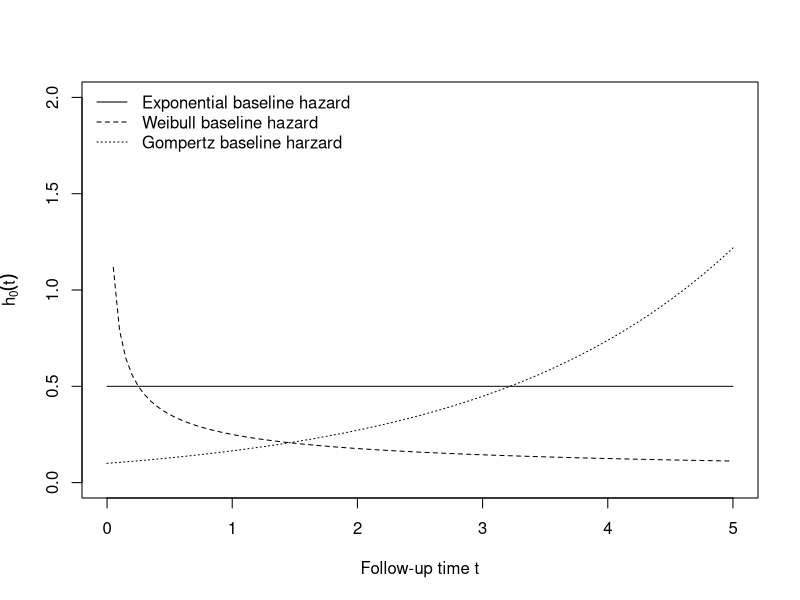
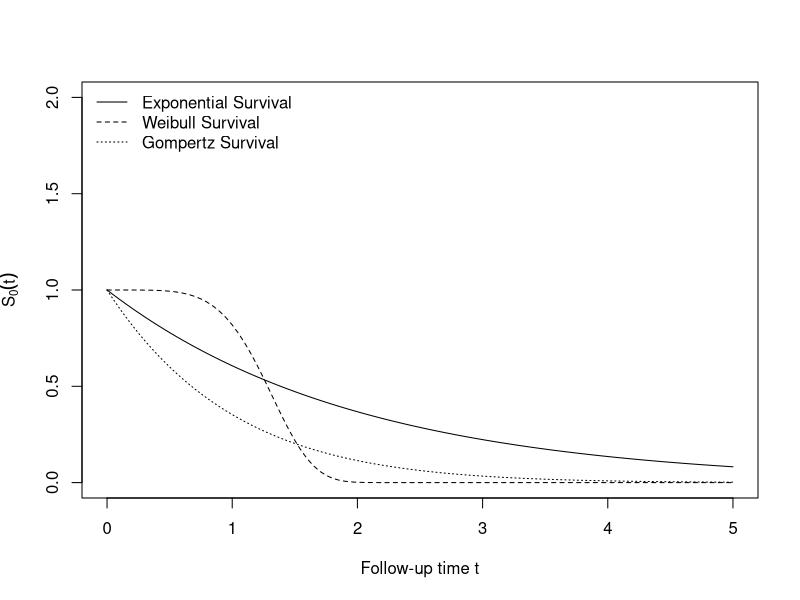
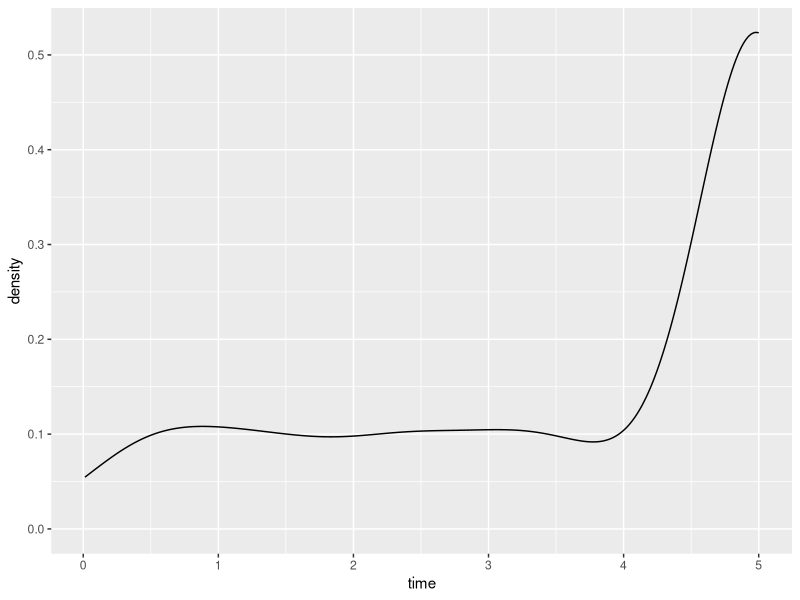

R code for these plots, in order: (Note: a time limit stopped this script after it produced the figures.)
## ---- chunk 1
library(tidyverse)
library(caret)
library(survival)
library(fastmap)
## ---- chunk 2
exp_haz <- function(t, lambda = 0.5) lambda * 1 * t^0
weibull_haz <- function(t, lambda = 0.5, gamma = 0.5) lambda * gamma * t^(gamma - 1)
gompertz_haz <- function(t, alpha = 0.5, lambda = 0.1) lambda * exp(alpha* t)
curve(exp_haz, from = 0, to = 5, lty = 1, ylim = c(0, 2), ylab = expression(h[0](t)), xlab = "Follow-up time t")
curve(weibull_haz, from = 0, to = 5, lty = 2, add = TRUE)
curve(gompertz_haz, from = 0, to = 5, lty = 3, add = TRUE )
legend(x = "topleft", lty = 1:3, legend = c("Exponential baseline hazard", "Weibull baseline hazard","Gompertz baseline harzard"), bty = "n")
## ---- chunk 3
exp_surv <- function(t, lambda = 0.5) exp((-lambda)*t)
weibull_surv <- function(t, lambda = 0.2, gamma = 5) exp((-lambda)*t^gamma)
gompertz_surv <- function(t, alpha = 0.08, lambda = 1) exp(lambda/alpha*(1-exp(alpha*t)))
curve(exp_surv, from = 0, to = 5, lty = 1, ylim = c(0, 2), ylab = expression(S[0](t)), xlab = "Follow-up time t")
curve(weibull_surv, from = 0, to = 5, lty = 2, add = TRUE)
curve(gompertz_surv, from = 0, to = 5, lty = 3, add = TRUE )
legend(x = "topleft", lty = 1:3, legend = c("Exponential Survival", "Weibull Survival", "Gompertz Survival"), bty = "n") 
## ---- chunk 4
cox = function(u, x, lambda, alpha, beta){
    time = (1/alpha) * log(1 - (alpha * log(u) / (lambda * exp(beta * x))))
  }
## ---- chunk 5
simdat = function(n, p, lambda = 0.1, gamma = 1.5, eff = list()) {
  # randomly assign group
  x1 = rbinom(n, 1, 0.5)
  
  u = runif(n)
  useExp = runif(n) < p 
  # generating mixed data
  t =  useExp * (-log(u) / (lambda * exp(eff$b1 * x1))) + (1 - useExp) * (-log(u) / (lambda * exp(eff$b1 * x1)))^(1 / gamma)
  
  # two features
  # x2 = rbinom(n, 1, 0.5)
  # t =  useExp * (-log(u) / (lambda * exp(eff$b1 * x1))) + (1 - useExp) * (-log(u) / (lambda * exp(eff$b2 * x2)))^(1 / gamma)
  
  t[t < 1/365] = 1/365
  t[t == 1 / 365] = t[t == 1 / 365] + rnorm(length(t[t == 1 / 365]), 0, 1e-4)
  t = abs(t)
  
  e = as.numeric(t < 5)
  t = pmin(t, 5)
  
  name = paste("n =", n, ", p =", p, ", eff =", eff[[1]])
  
  return(tibble(name = name, time = t, event = e, x1 = x1))
  # two features
  # return(tibble(name = name, time = t, event = e, x1 = x1, x2 = x2))
}
## ---- chunk 6
simdat2 = function(n, p, lambda = 0.1, alpha = 0.5, eff = list()) {
  # randomly assign group
  x1 = rbinom(n, 1, 0.5)
  
  u = runif(n)
  useExp = runif(n) < p 
  # generating mixed data
  t =  useExp * (-log(u) / (lambda * exp(eff$b1 * x1))) + (1 - useExp) * (1/alpha) * log(1-(alpha*log(u) / (lambda * exp(eff$b1 * x1))))
  
  # two features
  # x2 = rbinom(n, 1, 0.5)
  # t =  useExp * (-log(u) / (lambda * exp(eff$b1 * x1))) + (1 - useExp) * (-log(u) / (lambda * exp(eff$b2 * x2)))^(1 / gamma)
  
  t[t < 1/365] = 1/365
  t[t == 1 / 365] = t[t == 1 / 365] + rnorm(length(t[t == 1 / 365]), 0, 1e-4)
  t = abs(t)
  
  e = as.numeric(t < 5)
  t = pmin(t, 5)
  
  name = paste("n =", n, ", p =", p, ", eff =", eff[[1]])
  
  return(tibble(name = name, time = t, event = e, x1 = x1))
  # two features
  # return(tibble(name = name, time = t, event = e, x1 = x1, x2 = x2))
}
## ---- chunk 7
data = simdat(500, 1, eff = list(b1 = 0.5))

data %>% 
  ggplot() +
  geom_density(aes(x = time))
## ---- chunk 8
fit_exp = function(df) {
  fit.exponential = survreg(Surv(time, event) ~ x1, dist = "exponential", data = df)
  return(as.numeric(-fit.exponential$coefficients[-1]))
}

fit_weibull = function(df) {
  fit.weibull <- survreg(Surv(time, event) ~ x1, dist = "weibull", data = df)
  return(as.numeric(-fit.weibull$coefficients[-1] / fit.weibull$scale))
}

fit_cox = function(df) {
  fit.cox <- coxph(Surv(time, event) ~ x1, data = df)
  return(as.numeric(fit.cox$coefficients))
}
## ---- chunk 9
param_grid = expand.grid(p = seq(0, 1, by = 0.2), n = c(20, 40, 60, 80, 100, 200, 400), rep = 1:500)

sim_dat = param_grid %>% 
  mutate(
    data = map2(n, p, ~simdat(n = .x, p = .y, eff = list(b1 = 0.5)))
  ) %>% 
  mutate(
    b_exp = map_dbl(data, fit_exp),
    b_weibull = map_dbl(data, fit_weibull),
    b_cox = map_dbl(data, fit_cox)
  )

sim_dat %>% 
  ggplot() +
  geom_density(aes(x = b_exp, color = "darkred"), alpha = 0.6) +
  geom_density(aes(x = b_weibull, color = "orange" ), size = 1.2) +
  geom_density(aes(x = b_cox, color = "blue"), alpha = 0.3) +
  geom_vline(xintercept = 0.5) +
  facet_grid(n~p) +
  xlab("estimated beta") +
  scale_colour_manual(name = 'fit methods', 
        values =c('blue'='blue','darkred'='darkred', 'orange' = 'orange'), labels = c('cox','exp', 'weibull'))
## ---- chunk 10
bias = sim_dat %>% 
  select(-data, -rep) %>% 
  mutate(
    b_exp = abs(b_exp - 0.5), 
    b_weibull = abs(b_weibull - 0.5),
    b_cox = abs(b_cox - 0.5)
  )%>% 
  group_by(n, p) %>% 
  summarize(
    exp_bias = mean(b_exp),
    weibull_bias = mean(b_weibull),
    cox_bias = mean(b_cox)
  ) %>% 
  pivot_longer("exp_bias":"cox_bias", names_to = "fit_method", values_to = "bias") %>% 
  mutate(fit_method = as.factor(fit_method))

var = sim_dat %>% 
  select(-data, -rep) %>% 
  group_by(n, p) %>% 
  summarize(
    exp_var = var(b_exp),
    weibull_var = var(b_weibull),
    cox_var = var(b_cox)
  ) %>% 
  pivot_longer("exp_var":"cox_var", names_to = "fit_method", values_to = "var") %>% 
  mutate(fit_method = as.factor(fit_method))


mse = sim_dat %>% 
  select(-data, -rep) %>%
  mutate(
    b_exp = (b_exp - 0.5)^2,
    b_weibull = (b_weibull - 0.5)^2,
    b_cox = (b_cox - 0.5)^2
  ) %>% 
  group_by(n, p) %>% 
  summarize(
    exp_mse = mean(b_exp),
    weibull_mse = mean(b_weibull),
    cox_mse = mean(b_cox)
  ) %>% 
  pivot_longer("exp_mse":"cox_mse", names_to = "fit_method", values_to = "mse") %>% 
  mutate(fit_method = as.factor(fit_method)) 
  
  
ggplot(mse, aes(x = n, y = mse, color = fit_method)) +
  geom_point() +
  geom_line() +
  scale_y_log10() +
  scale_x_log10() +
  facet_grid("p")

ggplot(var, aes(x = n, y = var, color = fit_method)) +
  geom_point() +
  geom_line() +
  scale_y_log10() +
  facet_grid("p")

ggplot(bias, aes(x = n, y = bias, color = fit_method)) +
  geom_point() +
  geom_line() +
  scale_y_log10() +
  facet_grid("p")
## ---- chunk 11
#simdat2(100,0,eff = list(b1 = 0.5))
param_grid2 = expand.grid(p = seq(0, 0.5, by = 0.1), n = c(20, 40, 60, 80, 100, 200, 400), rep = 1:500)
sim_dat2 = param_grid2 %>% 
  mutate(
    data = map2(n, p, ~simdat2(n = .x, p = .y, eff = list(b1 = 0.5)))
  ) %>% 
  mutate(
    b_exp = map_dbl(data, fit_exp),
    b_weibull = map_dbl(data, fit_weibull),
    b_cox = map_dbl(data, fit_cox)
  )

sim_dat2 %>% 
  ggplot() +
  geom_density(aes(x = b_exp, color = "darkred"), alpha = 0.6) +
  geom_density(aes(x = b_weibull, color = "orange" ), size = 1.2) +
  geom_density(aes(x = b_cox, color = "blue"), alpha = 0.3) +
  geom_vline(xintercept = 0.5) +
  facet_grid(n~p) +
  xlab("estimated beta") +
  scale_colour_manual(name = 'fit methods', 
        values =c('blue'='blue','darkred'='darkred', 'orange' = 'orange'), labels = c('cox','exp', 'weibull'))
## ---- chunk 12
bias2 = sim_dat2 %>% 
  select(-data, -rep) %>% 
  mutate(
    b_exp = abs(b_exp - 0.5), 
    b_weibull = abs(b_weibull - 0.5),
    b_cox = abs(b_cox - 0.5)
  )%>% 
  group_by(n, p) %>% 
  summarize(
    exp_bias = mean(b_exp),
    weibull_bias = mean(b_weibull),
    cox_bias = mean(b_cox)
  ) %>% 
  pivot_longer("exp_bias":"cox_bias", names_to = "fit_method", values_to = "bias") %>% 
  mutate(fit_method = as.factor(fit_method))

var2 = sim_dat2 %>% 
  select(-data, -rep) %>% 
  group_by(n, p) %>% 
  summarize(
    exp_var = var(b_exp),
    weibull_var = var(b_weibull),
    cox_var = var(b_cox)
  ) %>% 
  pivot_longer("exp_var":"cox_var", names_to = "fit_method", values_to = "var") %>% 
  mutate(fit_method = as.factor(fit_method))


mse2 = sim_dat2 %>% 
  select(-data, -rep) %>%
  mutate(
    b_exp = (b_exp - 0.5)^2,
    b_weibull = (b_weibull - 0.5)^2,
    b_cox = (b_cox - 0.5)^2
  ) %>% 
  group_by(n, p) %>% 
  summarize(
    exp_mse = mean(b_exp),
    weibull_mse = mean(b_weibull),
    cox_mse = mean(b_cox)
  ) %>% 
  pivot_longer("exp_mse":"cox_mse", names_to = "fit_method", values_to = "mse") %>% 
  mutate(fit_method = as.factor(fit_method)) 
  
  
ggplot(mse2, aes(x = n, y = mse, color = fit_method)) +
  geom_point() +
  geom_line() +
  scale_y_log10() +
  scale_x_log10() +
  facet_grid("p")

ggplot(var2, aes(x = n, y = var, color = fit_method)) +
  geom_point() +
  geom_line() +
  scale_y_log10() +
  scale_x_log10() +
  facet_grid("p")

ggplot(bias2, aes(x = n, y = bias, color = fit_method)) +
  geom_point() +
  geom_line() +
  scale_y_log10() +
  scale_x_log10() +
  facet_grid("p")

## ---- chunk 13
sim_dat %>% 
  select(-data, -rep) %>% 
  pivot_longer("b_exp":"b_cox", names_to = "fit_method", values_to = "beta") %>% 
  ggplot(aes(x = interaction(n), y = beta, color = fit_method)) +
  geom_boxplot() +
  facet_grid(fit_method~ p)
